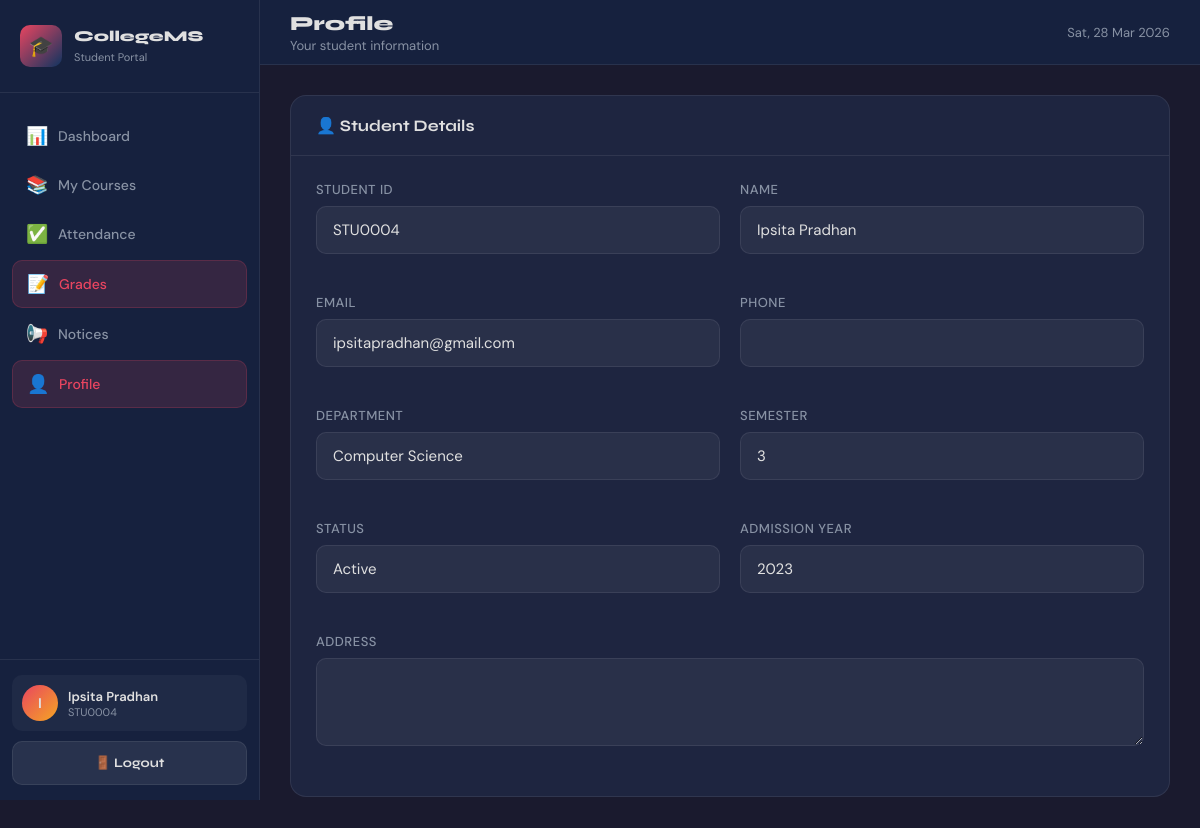
The page /student/grades.php (signed in) on the database its author committed.
### tables this page shows
CREATE TABLE students (
  id INT AUTO_INCREMENT PRIMARY KEY,
  user_id INT NULL,
  student_id VARCHAR(20) NOT NULL UNIQUE,
  name VARCHAR(100) NOT NULL,
  email VARCHAR(100) NOT NULL UNIQUE,
  phone VARCHAR(20),
  dob DATE,
  gender ENUM('Male','Female','Other'),
  address TEXT,
  department_id INT NULL,
  semester INT NOT NULL DEFAULT 1,
  admission_year YEAR,
  status ENUM('Active','Inactive','Graduated') NOT NULL DEFAULT 'Active',
  photo VARCHAR(255),
  created_at TIMESTAMP DEFAULT CURRENT_TIMESTAMP,
  CONSTRAINT fk_students_user FOREIGN KEY (user_id) REFERENCES users(id) ON DELETE SET NULL,
  CONSTRAINT fk_students_dept FOREIGN KEY (department_id) REFERENCES departments(id) ON DELETE SET NULL,
  INDEX idx_students_dept (department_id),
  INDEX idx_students_status (status)
);

CREATE TABLE departments (
  id INT AUTO_INCREMENT PRIMARY KEY,
  name VARCHAR(100) NOT NULL UNIQUE,
  code VARCHAR(20) NOT NULL UNIQUE,
  head_name VARCHAR(100),
  created_at TIMESTAMP DEFAULT CURRENT_TIMESTAMP
);

### includes/auth.php (called while the page is built, shortened)
<?php
function e($value): string {
    return htmlspecialchars((string)$value, ENT_QUOTES, 'UTF-8');
}
?>

### student/grades.php (the view, shortened to what this page needs)
<?php
require_once '../includes/db.php';
require_once '../includes/auth.php';
$user_id = (int)($_SESSION['user_id'] ?? 0);
$stmt = mysqli_prepare($conn, "
  SELECT s.*, d.name as dept_name
  FROM students s
  LEFT JOIN departments d ON s.department_id = d.id
  WHERE s.user_id = ?
  LIMIT 1
");
mysqli_stmt_bind_param($stmt, "i", $user_id);
mysqli_stmt_execute($stmt);
$student = mysqli_fetch_assoc(mysqli_stmt_get_result($stmt));
?>
<!DOCTYPE html>
<html lang="en">
<head>
  <link rel="stylesheet" href="../css/style.css">
</head>
<body>
<div class="dashboard-layout">
  <aside class="sidebar" id="sidebar">
    <div class="sidebar-header"><div class="logo-icon">🎓</div><div><h3>CollegeMS</h3><span>Student Portal</span></div></div>
    <nav class="sidebar-nav">
      <a href="dashboard.php" class="nav-link"><span class="nav-icon">📊</span> Dashboard</a>
      <a href="courses.php" class="nav-link"><span class="nav-icon">📚</span> My Courses</a>
      <a href="attendance.php" class="nav-link"><span class="nav-icon">✅</span> Attendance</a>
      <a href="grades.php" class="nav-link"><span class="nav-icon">📝</span> Grades</a>
      <a href="notices.php" class="nav-link"><span class="nav-icon">📢</span> Notices</a>
      <a href="profile.php" class="nav-link active"><span class="nav-icon">👤</span> Profile</a>
    </nav>
    <div class="sidebar-footer">
      <div class="user-info">
        <div class="user-avatar"><?= e(strtoupper(substr($_SESSION['user_name'] ?? 'S', 0, 1))) ?></div>
        <div>
          <div class="user-name"><?= e($_SESSION['user_name'] ?? 'Student') ?></div>
          <div class="user-role"><?= e($student['student_id']) ?></div>
        </div>
      </div>
      <a href="logout.php" class="btn btn-secondary" style="width:100%; font-size:13px;">🚪 Logout</a>
    </div>
  </aside>
  <div class="main-content">
    <header class="topbar">
      <div style="display:flex; align-items:center; gap:15px;">
        <div class="topbar-title"><h1>Profile</h1><p>Your student information</p></div>
      </div>
      <div class="topbar-right"><div style="font-size:13px; color:var(--text-muted)"><?= date('D, d M Y') ?></div></div>
    </header>
    <div class="page-content">
      <div class="card">
        <div class="card-header"><h3>👤 Student Details</h3></div>
        <div class="card-body">
          <div class="form-grid">
            <div class="form-group"><label>Student ID</label><input value="<?= e($student['student_id']) ?>" readonly></div>
            <div class="form-group"><label>Name</label><input value="<?= e($student['name']) ?>" readonly></div>
            <div class="form-group"><label>Email</label><input value="<?= e($student['email']) ?>" readonly></div>
            <div class="form-group"><label>Phone</label><input value="<?= e($student['phone'] ?? '') ?>" readonly></div>
            <div class="form-group"><label>Department</label><input value="<?= e($student['dept_name'] ?? '') ?>" readonly></div>
            <div class="form-group"><label>Semester</label><input value="<?= (int)$student['semester'] ?>" readonly></div>
            <div class="form-group"><label>Status</label><input value="<?= e($student['status']) ?>" readonly></div>
            <div class="form-group"><label>Admission Year</label><input value="<?= e($student['admission_year']) ?>" readonly></div>
            <div class="form-group full-width"><label>Address</label><textarea rows="3" readonly><?= e($student['address'] ?? '') ?></textarea></div>
          </div>
        </div>
      </div>
    </div>
  </div>
</div>
</body>
</html>

### css/style.css (style rules this page uses)
:root { --primary: #1a1a2e; --secondary: #16213e; --accent: #e94560; --accent2: #0f3460; --gold: #f5a623; --text: #e0e0e0; --text-muted: #8892a4; --card-bg: #1e2540; --border: rgba(255,255,255,0.08); --success: #22c55e; --warning: #f59e0b; --danger: #ef4444; --info: #3b82f6; --sidebar-w: 260px; }
* { margin: 0; padding: 0; box-sizing: border-box; }
body { font-family: 'DM Sans', sans-serif; background: var(--primary); color: var(--text); min-height: 100vh; }
h1, h2, h3, h4, h5 { font-family: 'Syne', sans-serif; }
a { text-decoration: none; color: inherit; }
.form-group { margin-bottom: 20px; }
.form-group label { display: block; font-size: 13px; font-weight: 500; color: var(--text-muted); margin-bottom: 8px; text-transform: uppercase; letter-spacing: 0.5px; }
.form-group input, .form-group select, .form-group textarea { width: 100%; background: rgba(255,255,255,0.05); border: 1px solid var(--border); border-radius: 10px; padding: 13px 16px; color: var(--text); font-family: 'DM Sans', sans-serif; font-size: 15px; transition: all 0.3s; outline: none; }
.btn { display: inline-flex; align-items: center; gap: 8px; padding: 13px 24px; border-radius: 10px; font-family: 'Syne', sans-serif; font-weight: 700; font-size: 15px; cursor: pointer; border: none; transition: all 0.3s; text-align: center; justify-content: center; }
.btn-secondary { background: rgba(255,255,255,0.08); color: var(--text); border: 1px solid var(--border); }
.dashboard-layout { display: flex; min-height: 100vh; }
.sidebar { width: var(--sidebar-w); background: var(--secondary); border-right: 1px solid var(--border); display: flex; flex-direction: column; position: fixed; height: 100vh; z-index: 100; transition: transform 0.3s; }
.sidebar-header { padding: 25px 20px; border-bottom: 1px solid var(--border); display: flex; align-items: center; gap: 12px; }
.sidebar-header .logo-icon { width: 42px; height: 42px; background: linear-gradient(135deg, var(--accent), var(--accent2)); border-radius: 10px; display: flex; align-items: center; justify-content: center; font-size: 20px; flex-shrink: 0; }
.sidebar-header h3 { font-size: 15px; font-weight: 800; line-height: 1.2; }
.sidebar-header span { font-size: 11px; color: var(--text-muted); font-family: 'DM Sans'; }
.sidebar-nav { flex: 1; padding: 20px 12px; overflow-y: auto; }
.nav-link { display: flex; align-items: center; gap: 12px; padding: 11px 14px; border-radius: 10px; font-size: 14px; font-weight: 500; color: var(--text-muted); transition: all 0.2s; margin-bottom: 3px; }
.nav-link.active { background: rgba(233,69,96,0.15); color: var(--accent); border: 1px solid rgba(233,69,96,0.2); }
.nav-link .nav-icon { font-size: 18px; width: 20px; text-align: center; }
.sidebar-footer { padding: 15px 12px; border-top: 1px solid var(--border); }
.user-info { display: flex; align-items: center; gap: 10px; padding: 10px; border-radius: 10px; background: rgba(255,255,255,0.04); margin-bottom: 10px; }
.user-avatar { width: 36px; height: 36px; background: linear-gradient(135deg, var(--accent), var(--gold)); border-radius: 50%; display: flex; align-items: center; justify-content: center; font-weight: 700; font-size: 14px; flex-shrink: 0; }
.user-name { font-size: 13px; font-weight: 600; }
.user-role { font-size: 11px; color: var(--text-muted); }
.main-content { flex: 1; margin-left: var(--sidebar-w); display: flex; flex-direction: column; min-height: 100vh; }
.topbar { background: var(--secondary); border-bottom: 1px solid var(--border); padding: 0 30px; height: 65px; display: flex; align-items: center; justify-content: space-between; position: sticky; top: 0; z-index: 50; }
.topbar-title h1 { font-size: 20px; font-weight: 800; }
.topbar-title p { font-size: 13px; color: var(--text-muted); margin-top: 1px; }
.topbar-right { display: flex; align-items: center; gap: 15px; }
.page-content { padding: 30px; flex: 1; }
.card { background: var(--card-bg); border: 1px solid var(--border); border-radius: 16px; overflow: hidden; margin-bottom: 25px; }
.card-header { padding: 20px 25px; border-bottom: 1px solid var(--border); display: flex; align-items: center; justify-content: space-between; gap: 10px; }
.card-header h3 { font-size: 16px; font-weight: 700; }
.card-body { padding: 25px; }
.form-grid { display: grid; grid-template-columns: 1fr 1fr; gap: 20px; }
.form-grid .full-width { grid-column: 1 / -1; }

### rows shown on the page
students: student "STU0004", name "Ipsita Pradhan", email "ipsitapradhan@gmail.com", department.name "Computer Science", semester "3", status "Active", admission_year "2023"

### other values the page prints
substr($_SESSION['user_name'] ?? 'S', 0, 1) "I"
$_SESSION['user_name'] "Ipsita Pradhan"
